Frame 1 (no input): blank canvas, image omitted
Frame 60 (no input): blank canvas, image omitted
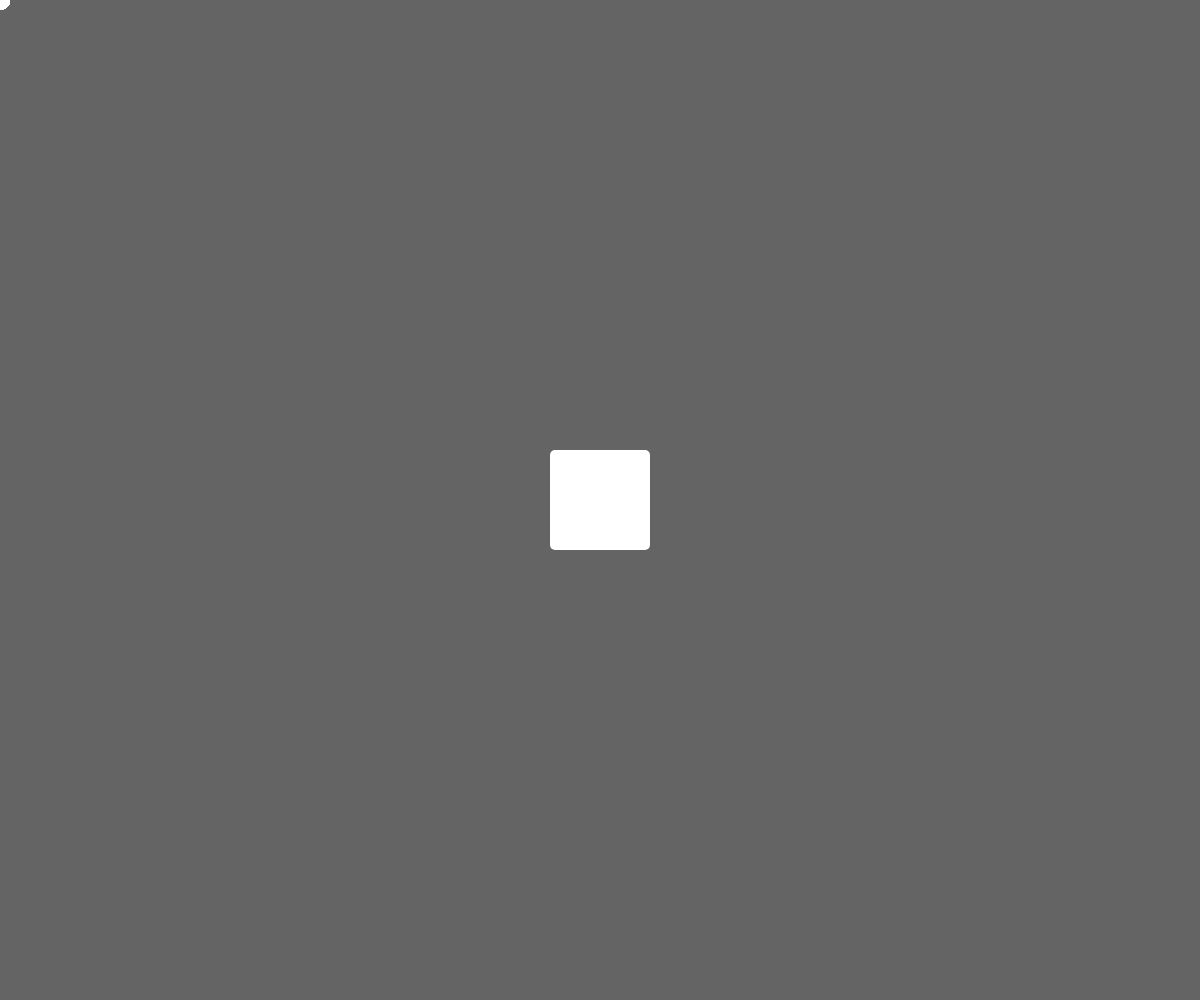
Frame 120 (the mouse pressed at the canvas centre since frame 60)

The p5.js sketch whose frames 1 and 60 were blank and that drew this single picture after the mouse press (run headless with seeded random() and noise() and a simulated clock; from frame 60 on, the mouse is pressed at the canvas centre):

// p5.js sketch
// ── sketch.js
/*jslint browser: true */
/*global color, circle,square,random, createVector,createCanvas, windowWidth, windowHeight, rectMode, CENTER, noStroke, fill, push, pop, rotate, translate, background, lerpColor, rect, ellipse, mouseX, mouseY */
"use strict";

function setup() {
	createCanvas(windowWidth, windowHeight);
	background(100);
	rectMode(CENTER);
	noStroke();
}

function draw() {
	circle(mouseX, mouseY, 20);
	withProbability(0.015, () => rect(mouseX, mouseY, 100, 100, 5));
}


function withProbability(p, fn) {
	if (random() < p) {
		fn();
	}
}

function repeat(n, fn) {
	for (let i = 0; i < n; i++) {
		fn();
	}
}

function repeatRandomChoice(n, fns) {
	if (fns.length > 0) {
		for (let i = 0; i < n; i++) {
			let chosenFn = random(fns);
			chosenFn();
		}
	}
}



//call fn n times, passing a fraction from 0 to 1
function repeat0To1(n, fn) {
	for (let i = 0; i < n; i++) {
		fn(i / (n - 1));
	}
}


//Make an array by calling the given `makeOneFn` function `num` times.
function makeArray(num, makeOneFn) {
	let result = [];
	for (let i = 0; i < num; i++) {
		result.push(makeOneFn());
	}
	return result;
}



function distributeUpTo(total, max, fn) {
	repeat(total, function(ix) {
		var val = (ix * max) / total;
		return fn(val);
	});
}

function collectDistributedBetween(numSamples, min, max, fn) {
	var result = [];
	distributeBetween(numSamples, min, max, function(v, ix) {
		return result.push(fn(v, ix));
	});
	return result;
}

function distributeBetween(numSamples, min, max, fn) {
	repeat(numSamples, function(ix) {
		var range = max - min;
		var val = min + (ix * range) / numSamples;
		return fn(val, ix);
	});
}


//From jeremy douglass: 
//https://discourse.processing.org/t/how-do-i-cycle-lerp-between-multiple-colors/13441/5
function lerpColors(amt, colors, colorModeForInterpolation = RGB) {
	if (colors.length === 1) {
		return colors[0];
	}
	let cunit = 1 / (colors.length - 1);
	colorMode(colorModeForInterpolation);
	return lerpColor(colors[floor(amt / cunit)], colors[ceil(amt / cunit)], amt % cunit / cunit);
}

function snap(v, gridSize = 50) {
	return round(v / gridSize) * gridSize
}


// Positions
function randomScreenPos() {
	return createVector(random(width), random(height));
}

function centerScreenPos() {
	return createVector(width / 2, height / 2);
}

function mousePos() {
	return createVector(mouseX, mouseY);
}


function aroundMouse(amt) {
	return aroundPos(mousePos(), amt);
}

function aroundPos(pos, amt) {
	let v = amt / 2;
	return {
		x: pos.x + random(-v, v),
		y: pos.y + random(-v, v)
	};
}

//mirrorX: position of mirror
// where to draw (original)
// drawFn(x, y): a callback to draw at a given x and y
function withSymmetryAround(mirrorX, x, y, drawFn) {
	const reflectedX = mirrorX * 2 - x;
	if (x < mirrorX) {
		drawFn(x, y);
		drawFn(reflectedX, y);
	}
}

// ── noise-textures.js

function drawNoisyBackground() {
	strokeWeight(0.5);
	stroke(random([255, 0]), random(20, 60));
	for (let i = 0; i < 4; i++) {
		let p = randomPos();
		line(p.x, 0, p.x, height);
	}
}

// ── paletteFromClipboard.js
//Usage: 	listenForPalettePaste(restartWithNewPalette);

//TODO: don't listen only for a palette string - also from:
//    - urls to palette sites //e.g. https://www.colourlovers.com/palette/443995/i_demand_a_pancake
//    - pasted images
//    - or from the webcam?

//experimental
//tried registering on the canvas, more specifically, but it doesn't get the event.  don't know why.
//It's not good that the document body gets the listener: the body may have other dom elements like text fields for whom the paste event is intended.
function listenForPalettePaste(callback) {
	document.body.onpaste = (event) => handlePaste(event, callback);
}


//given a clipboard event, attempt to parse a palette string from it. 
//if successful, invoke the given callback, handing it the palette, which will be an array of strings.
//https://developer.mozilla.org/en-US/docs/Web/API/DataTransfer/getData
function handlePaste(clipboardEvent, callback) {
	var pastedText = clipboardEvent.clipboardData.getData("text");
	if (!pastedText) {
		return;
	}
	const maybePalette = parsePalette(pastedText);
	if (maybePalette && maybePalette.length > 0) {
		callback(maybePalette);
	}
}

function parsePalette(maybePaletteStr) {
	//did we get given a string?
	if (!maybePaletteStr || typeof maybePaletteStr !== "string") {
		console.warn("pasted palette: no string given");

		return null;
	}
	
	let str = maybePaletteStr.trim();
	
	//is it only composed of hex characters, or comma space or # characters?
	if (!(/^[#0-9a-f, ]+$/i).test(str)) {
		console.warn("pasted palette: unexpected characters.  only hexadecimal or , #");
		return null;
	}
	
	//ok break it by comma
	let palette = str.split(",").map(v => v.trim())
	
	if (palette.length === 0 || palette.length > 256){
		console.warn("pasted palette: zero or too many colours");
		return null;
	}
	
	const lens = palette.map(str => str.length);
	
	if (max(lens) > 10) {
		console.warn("pasted palette has some too-big colour strings");
		return null;
	}
	
	return palette;
}
